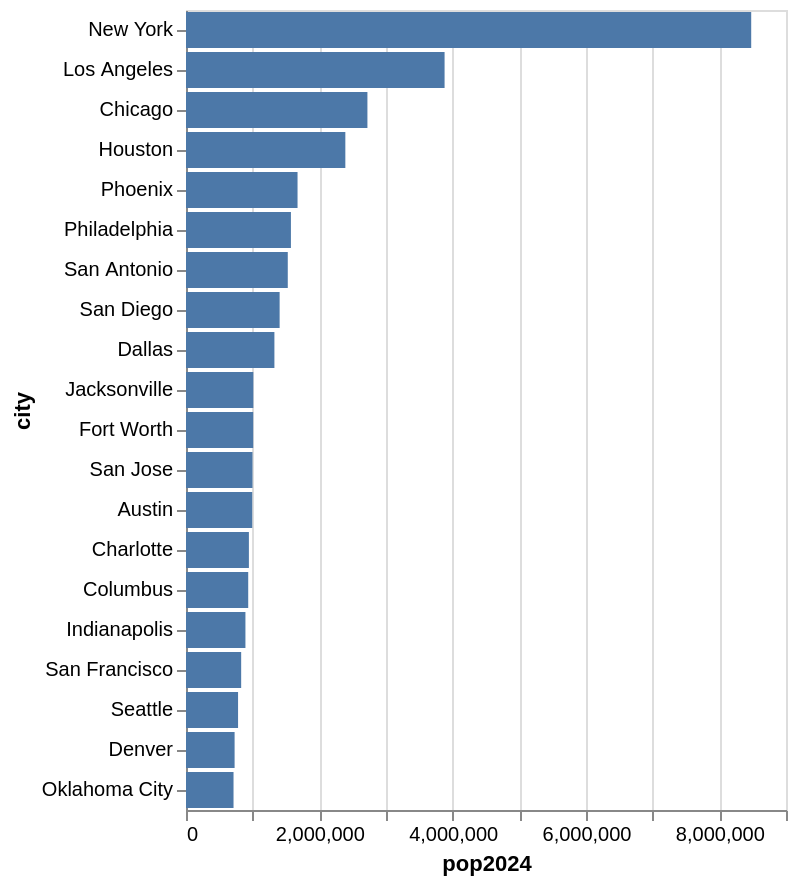

The code cell stored with this chart in its notebook:
### Code cell
topCities = cities.head(20)

alt.Chart(topCities).mark_bar().encode(
  alt.X("pop2024"),
  alt.Y("city", sort = "-x"),
).display()

### Figure 1 — Vega-Lite specification as saved in the notebook (floating-point values rounded to 4 significant figures)
{"config": {"view": {"continuousWidth": 300, "continuousHeight": 300}}, "data": {"name": "data-ea4d3dfc3b3464fc9d6b2dc98b1c8489"}, "mark": {"type": "bar"}, "encoding": {"x": {"field": "pop2024", "type": "quantitative"}, "y": {"field": "city", "sort": "-x", "type": "nominal"}}, "$schema": "https://vega.github.io/schema/vega-lite/v6.1.0.json", "datasets": {"data-ea4d3dfc3b3464fc9d6b2dc98b1c8489": [{"city": "New York", "state": "NY", "pop2024": 8478072, "pop2020": 8804190, "area": 300.5}, {"city": "Los Angeles", "state": "CA", "pop2024": 3878704, "pop2020": 3898747, "area": 469.5}, {"city": "Chicago", "state": "IL", "pop2024": 2721308, "pop2020": 2746388, "area": 227.7}, {"city": "Houston", "state": "TX", "pop2024": 2390125, "pop2020": 2304580, "area": 640.4}, {"city": "Phoenix", "state": "AZ", "pop2024": 1673164, "pop2020": 1608139, "area": 518.0}, {"city": "Philadelphia", "state": "PA", "pop2024": 1573916, "pop2020": 1603797, "area": 134.4}, {"city": "San Antonio", "state": "TX", "pop2024": 1526656, "pop2020": 1434625, "area": 498.8}, {"city": "San Diego", "state": "CA", "pop2024": 1404452, "pop2020": 1386932, "area": 325.9}, {"city": "Dallas", "state": "TX", "pop2024": 1326087, "pop2020": 1304379, "area": 339.6}, {"city": "Jacksonville", "state": "FL", "pop2024": 1009833, "pop2020": 949611, "area": 747.3}, {"city": "Fort Worth", "state": "TX", "pop2024": 1008106, "pop2020": 918915, "area": 347.3}, {"city": "San Jose", "state": "CA", "pop2024": 997368, "pop2020": 1013240, "area": 178.3}, {"city": "Austin", "state": "TX", "pop2024": 993588, "pop2020": 961855, "area": 319.9}, {"city": "Charlotte", "state": "NC", "pop2024": 943476, "pop2020": 874579, "area": 308.3}, {"city": "Columbus", "state": "OH", "pop2024": 933263, "pop2020": 905748, "area": 220.0}, {"city": "Indianapolis", "state": "IN", "pop2024": 891484, "pop2020": 887642, "area": 361.6}, {"city": "San Francisco", "state": "CA", "pop2024": 827526, "pop2020": 873965, "area": 46.9}, {"city": "Seattle", "state": "WA", "pop2024": 780995, "pop2020": 737015, "area": 83.8}, {"city": "Denver", "state": "CO", "pop2024": 729019, "pop2020": 715522, "area": 153.1}, {"city": "Oklahoma City", "state": "OK", "pop2024": 712919, "pop2020": 681054, "area": 606.2}]}}
